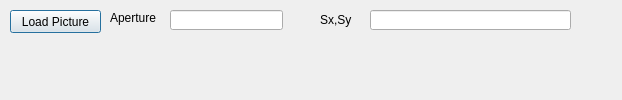
<?xml version="1.0" encoding="UTF-8"?>
<ui version="4.0">
 <class>MainDialog</class>
 <widget class="QDialog" name="MainDialog">
  <property name="geometry">
   <rect>
    <x>0</x>
    <y>0</y>
    <width>622</width>
    <height>100</height>
   </rect>
  </property>
  <property name="windowTitle">
   <string>Dialog</string>
  </property>
  <widget class="QPushButton" name="pbLoadPicture">
   <property name="geometry">
    <rect>
     <x>10</x>
     <y>10</y>
     <width>91</width>
     <height>23</height>
    </rect>
   </property>
   <property name="text">
    <string>Load Picture</string>
   </property>
  </widget>
  <widget class="QLineEdit" name="leaperture">
   <property name="geometry">
    <rect>
     <x>170</x>
     <y>10</y>
     <width>113</width>
     <height>20</height>
    </rect>
   </property>
  </widget>
  <widget class="QLabel" name="label">
   <property name="geometry">
    <rect>
     <x>110</x>
     <y>10</y>
     <width>61</width>
     <height>16</height>
    </rect>
   </property>
   <property name="text">
    <string>Aperture</string>
   </property>
  </widget>
  <widget class="QLineEdit" name="lesxsy">
   <property name="geometry">
    <rect>
     <x>370</x>
     <y>10</y>
     <width>201</width>
     <height>20</height>
    </rect>
   </property>
  </widget>
  <widget class="QLabel" name="label_4">
   <property name="geometry">
    <rect>
     <x>320</x>
     <y>10</y>
     <width>41</width>
     <height>20</height>
    </rect>
   </property>
   <property name="text">
    <string>Sx,Sy</string>
   </property>
  </widget>
 </widget>
 <resources/>
 <connections/>
</ui>
